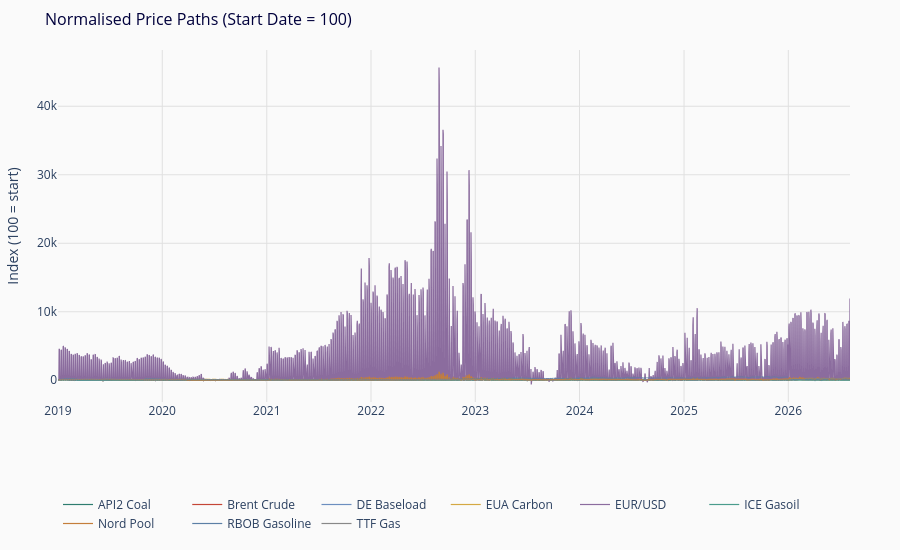

Notebook cell for this chart:
### Markdown cell above
## 4. Normalised Price Paths

Each commodity rebased to 100 at the start date. Normalisation removes scale
differences, crude at 70 USD/bbl and power at 50 EUR/MWh would otherwise be
incomparable on a single axis, and lets relative performance stand out directly.

### Code cell
normed = wide.bfill(axis=1) / wide.bfill(axis=1).iloc[0] * 100

fig = go.Figure()
for i, col in enumerate(normed.columns):
    fig.add_trace(go.Scatter(
        x=normed.index, y=normed[col],
        mode='lines', name=comm_names.get(col, col),
        line=dict(color=COLORS[i % len(COLORS)], width=1.2),
    ))

fig.update_layout(
    title=dict(text='Normalised Price Paths (Start Date = 100)', font=dict(color=NAVY, size=16)),
    xaxis=dict(title='', gridcolor='#E0E0E0'),
    yaxis=dict(title='Index (100 = start)', gridcolor='#E0E0E0'),
    plot_bgcolor=OFFWHITE, paper_bgcolor=OFFWHITE,
    legend=dict(orientation='h', y=-0.25),
    height=550, margin=dict(l=50, r=50, t=50, b=100),
    hovermode='x unified',
)
fig.show()

### Figure 1 — Plotly figure (JSON) as saved in the notebook; plotly's stock layout.template omitted (floating-point values rounded to 4 significant figures; data arrays with more than 128 entries replaced by an {"elided": "..."} marker saying what was removed)
{"data": [{"line": {"color": "#2E7D6F", "width": 1.2}, "mode": "lines", "name": "API2 Coal", "type": "scatter", "x": {"elided": "2774 str values"}, "y": {"elided": "2774 float values"}}, {"line": {"color": "#C44536", "width": 1.2}, "mode": "lines", "name": "Brent Crude", "type": "scatter", "x": {"elided": "2774 str values"}, "y": {"elided": "2774 float values"}}, {"line": {"color": "#6C8EBF", "width": 1.2}, "mode": "lines", "name": "DE Baseload", "type": "scatter", "x": {"elided": "2774 str values"}, "y": {"elided": "2774 float values"}}, {"line": {"color": "#D4A843", "width": 1.2}, "mode": "lines", "name": "EUA Carbon", "type": "scatter", "x": {"elided": "2774 str values"}, "y": {"elided": "2774 float values"}}, {"line": {"color": "#8B6C9E", "width": 1.2}, "mode": "lines", "name": "EUR/USD", "type": "scatter", "x": {"elided": "2774 str values"}, "y": {"elided": "2774 float values"}}, {"line": {"color": "#4A9C8C", "width": 1.2}, "mode": "lines", "name": "ICE Gasoil", "type": "scatter", "x": {"elided": "2774 str values"}, "y": {"elided": "2774 float values"}}, {"line": {"color": "#C47E3B", "width": 1.2}, "mode": "lines", "name": "Nord Pool", "type": "scatter", "x": {"elided": "2774 str values"}, "y": {"elided": "2774 float values"}}, {"line": {"color": "#5B7FA5", "width": 1.2}, "mode": "lines", "name": "RBOB Gasoline", "type": "scatter", "x": {"elided": "2774 str values"}, "y": {"elided": "2774 float values"}}, {"line": {"color": "#888888", "width": 1.2}, "mode": "lines", "name": "TTF Gas", "type": "scatter", "x": {"elided": "2774 str values"}, "y": {"elided": "2774 float values"}}], "layout": {"height": 550, "hovermode": "x unified", "legend": {"orientation": "h", "y": -0.25}, "margin": {"b": 100, "l": 50, "r": 50, "t": 50}, "paper_bgcolor": "#FAFAFA", "plot_bgcolor": "#FAFAFA", "title": {"font": {"color": "#00003C", "size": 16}, "text": "Normalised Price Paths (Start Date = 100)"}, "xaxis": {"gridcolor": "#E0E0E0", "title": {"text": ""}}, "yaxis": {"gridcolor": "#E0E0E0", "title": {"text": "Index (100 = start)"}}}}
